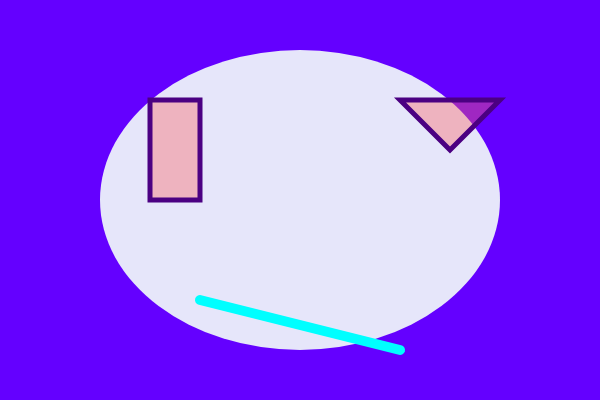
Frame 1 (no input)
Frame 60 (no input): identical to frame 1, image omitted
Frame 120 (the mouse pressed at the canvas centre since frame 60): identical to frame 1, image omitted

The p5.js sketch that drew this single still picture (run headless with seeded random() and noise() and a simulated clock; from frame 60 on, the mouse is pressed at the canvas centre):

// p5.js sketch
// ── sketch.js
/* 
    self portrait
    by owen 
    9/12/2019
*/

function setup() {
    createCanvas(600, 400);
}

function draw() {
    background(100, 0, 255);
    
    fill("LAVENDER");
    noStroke();
    ellipse(300, 200, 400, 300); // face
    
    stroke("INDIGO");
    noFill();
    strokeWeight(5);
    fill(250, 100, 100, 100);
    rect(150, 100, 50, 100); // left eye
    triangle(400, 100, 450, 150, 500, 100); // right eye
    
    strokeWeight(10);
    stroke("#00ffff");
    line(200, 300, 400, 350); // mouth
}
